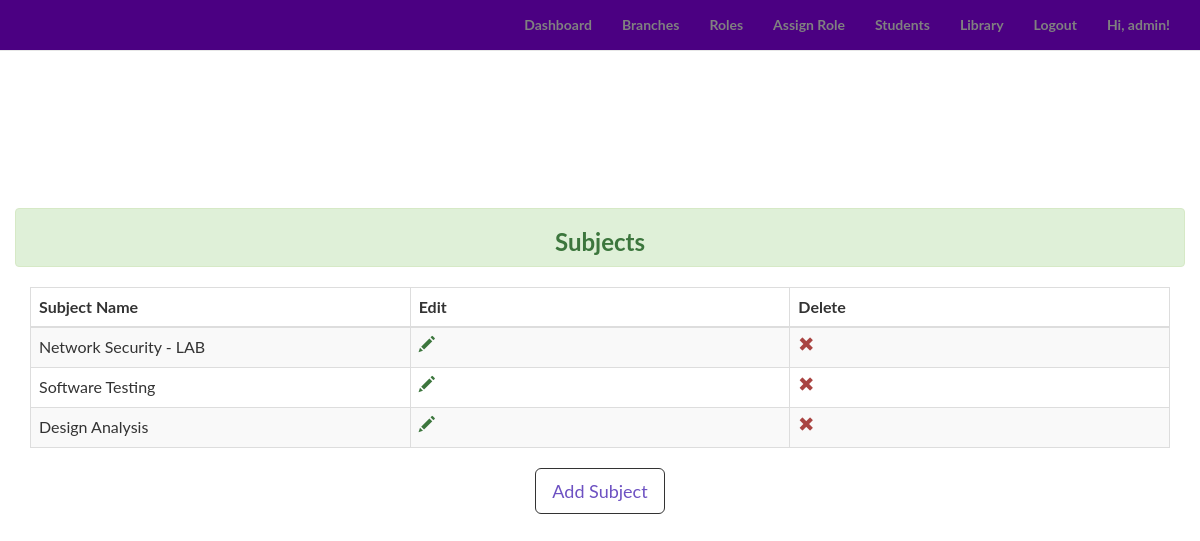
The page /admin/subjects (signed in) on the database its author committed.
### app/models.py (models this page shows, shortened)
class Student(UserMixin, db.Model):
	__tablename__ = 'students'
	id = db.Column(db.Integer, primary_key=True)
	email = db.Column(db.String(60), index=True, unique=True)
	username = db.Column(db.String(60), index=True, unique=True)
	first_name = db.Column(db.String(60), index=True)
	last_name = db.Column(db.String(60), index=True)
	password_hash = db.Column(db.String(128))
	branch_id = db.Column(db.Integer, db.ForeignKey('branches.id'))
	role_id = db.Column(db.Integer, db.ForeignKey('roles.id'))
	is_admin = db.Column(db.Boolean, default=False)
	@property
	def password(self):
		raise AttributeError('password is not a readable attribute.')

class Subject(db.Model):
	__tablename__ = 'subjects'
	id = db.Column(db.Integer, primary_key=True)
	name = db.Column(db.String(250))
	iamarks_id = db.Column(db.Integer, db.ForeignKey('iamarks.id'))

### app/admin/views.py (the view)
@admin.route('/subjects')
@login_required
def list_subjects():
        subjects =Subject.query.all()
        return render_template('admin/subjects/subjects.html', subjects=subjects, title = 'Subject')

### app/models.py (called while the page is built)
@login_manager.user_loader
def load_user(user_id):
	return Student.query.get(int(user_id))

### app/templates/admin/subjects/subjects.html (shortened to what this page needs)
{% import "bootstrap/utils.html" as utils %}
{% extends "base.html" %}
{% block body %}
<div class="content-section">
  <div class="outer">
    <div class="middle">
      <div class="inner">
        <div class="col-lg-12">
        <br/>
        <div class="alert alert-success" role="alert"><h3 style="text-align:center;">Subjects</h3>
</div>
        {% if subjects %}
          <div class="col-lg-12">
            <table class="table table-striped table-bordered">
              <thead>
                <tr>
                  <th width="15%">Subject Name </th>
                  <th width="15%"> Edit </th>
                  <th width="15%"> Delete </th>
                </tr>
              </thead>
              <tbody>
              {% for subject in subjects %}
                <tr>
                  <td> {{ subject.name }} </td>
                  <td>
                    <a href="{{ url_for('admin.edit_subjects', id=subject.id) }}">
<i class="glyphicon glyphicon-pencil text-success" color="black"></i>
</a>
                  </td>
                  <td>
                    <a href="{{ url_for('admin.delete_subject', id=subject.id) }}">
<i class="glyphicon glyphicon-remove text-danger"></i>
</a>
                  </td>
                </tr>
              {% endfor %}
              </tbody>
            </table>
          </div>
          <div style="text-align: center">
        {% else %}
          <div style="text-align: center">
            <h3> No subjects have been added. </h3>
            <hr class="intro-divider">
        {% endif %}
          <a href="{{ url_for('admin.add_subjects') }}" class="btn btn-default btn-lg">
            Add Subject
          </a>
        </div>
      </div>
    </div>
  </div>
</div>
{% endblock %}

### app/templates/base.html (shortened to what this page needs)
<html lang="en">
<head>
    <link href="https://maxcdn.bootstrapcdn.com/bootstrap/3.3.7/css/bootstrap.min.css" rel="stylesheet">
    <link href="{{ url_for('static', filename='css/style.css') }}" rel="stylesheet">
</head>
<body class="bg-light">
    <nav class="navbar navbar-default navbar-fixed-top topnav" role="navigation" style="background-color:#4B0082;">
        <div class="container topnav">
              <ul class="nav navbar-nav navbar-right">
{% if current_user.is_authenticated %}
      {% if current_user.is_admin %}
        <li><a href="{{ url_for('home.admin_dashboard') }}"><font-color="#ffffff">Dashboard</font></a></li>
        <li><a href="{{ url_for('admin.list_branches') }}">Branches</a></li>
        <li><a href="{{ url_for('admin.list_roles') }}">Roles</a></li>
        <li><a href="{{ url_for('admin.list_students') }}">Assign Role</a></li>
        <li><a href="{{ url_for('admin.list_students2') }}">Students</a></li>
        <li><a href="{{ url_for('admin.list_libraries') }}">Library</a></li>
      {% else %}
        <li><a href="{{ url_for('admin.branch_stud') }}">Dashboard</a></li>
      {% endif %}
      <li><a href="{{ url_for('auth.logout') }}">Logout</a></li>
      <li><a>  Hi, {{ current_user.username }}!</a></li>
    {% else %}
      <li><a href="{{ url_for('home.homepage') }}">Home</a></li>
      <li><a href="{{ url_for('auth.register') }}">Register</a></li>
      <li><a href="{{ url_for('auth.login') }}">Login</a></li>
    {% endif %}
</ul>
          </div>
    </nav>
    {% block body %}{% endblock %}
      <div class="push"></div>
    </div>
</body>
</html>

### app/static/css/style.css (style rules this page uses)
.alert { padding: 0px; margin-bottom: 20px; }
body, html { width: 100%; height: 100%; }
body, h1, h2, h3, h4 { font-family: "Lato", "Helvetica Neue", Helvetica, Arial, sans-serif; font-weight: 700; #background-color: #ffffff; #color: gray; }
a, .navbar-default .navbar-brand, .navbar-default .navbar-nav>li>a { color: gray; }
.btn-default { border-color: #333; color: #6d51c2; }
.content-section { padding: 50px 0; border-top: 1px solid #e7e7e7; }
.footer, .push { clear: both; height: 4em; }
.topnav { font-size: 14px; }
.outer { display: table; position: absolute; height: 70%; width: 100%; }
.middle { display: table-cell; vertical-align: middle; }
.inner { margin-left: auto; margin-right: auto; }

### rows shown on the page
Student: username "admin"
Subject: name "Network Security - LAB"
Subject: name "Software Testing"
Subject: name "Design Analysis"
